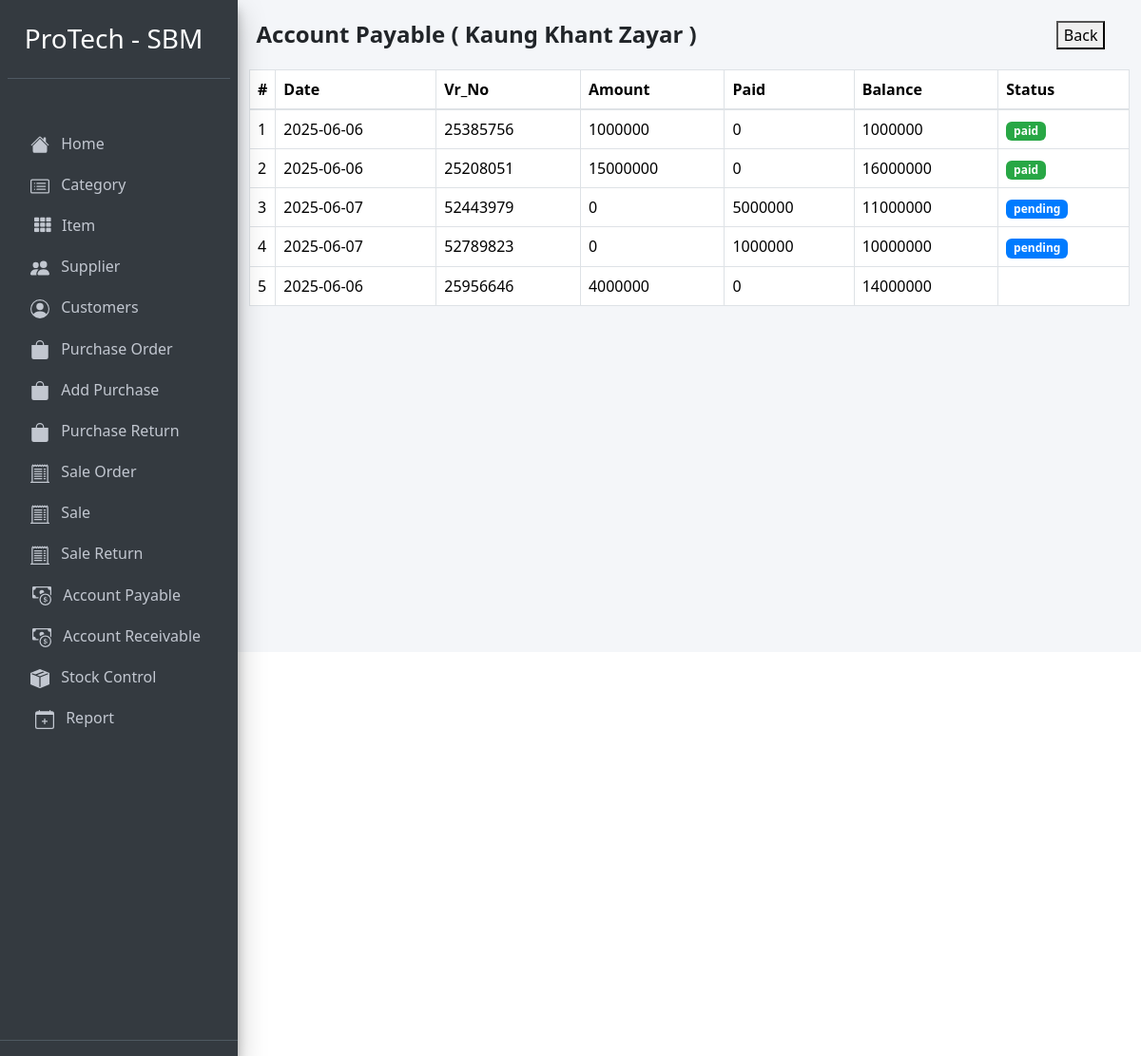
Before: /account_payable_detail.php?supplier_id=4003 with the older database file.
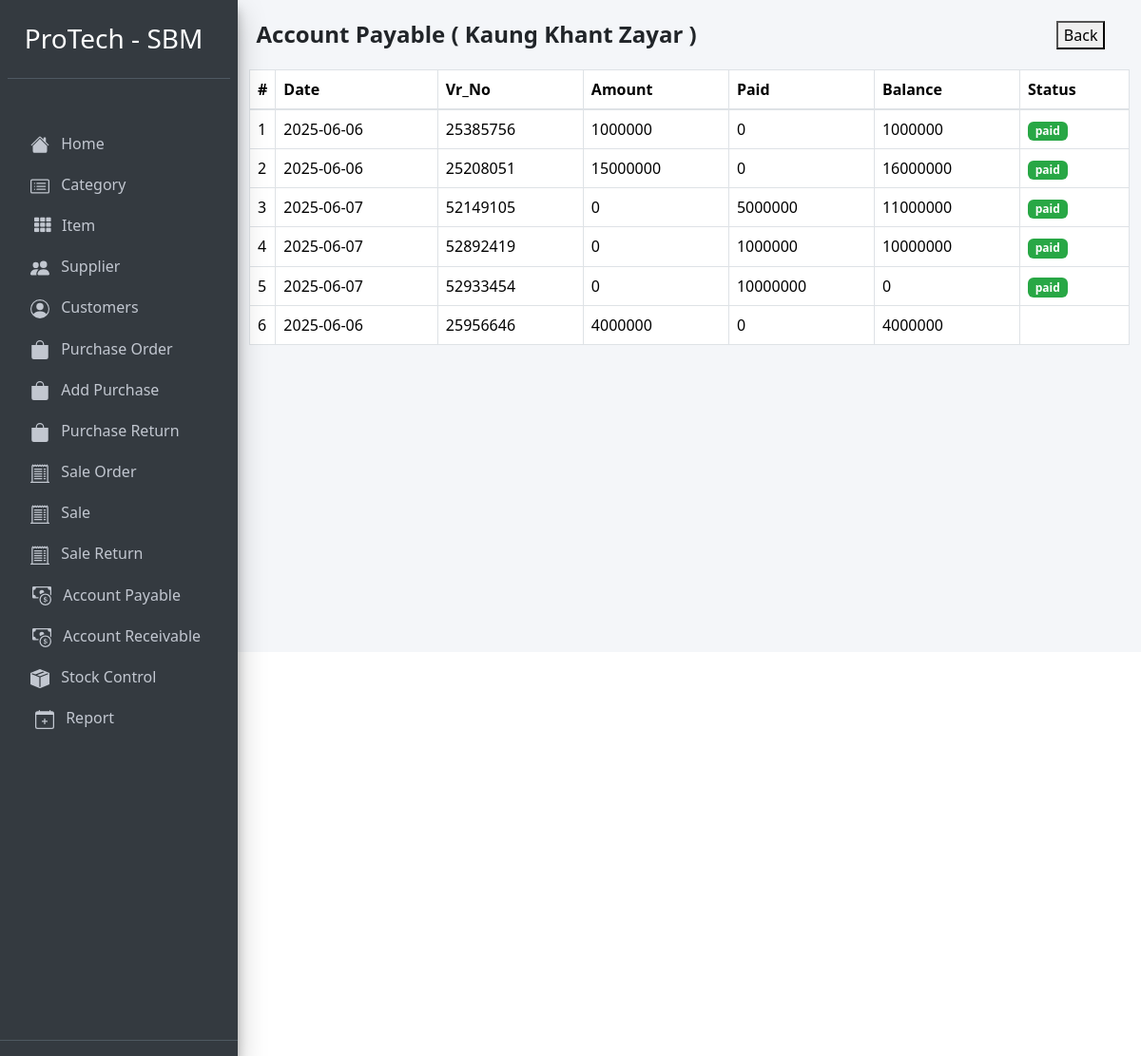
After: the same page with the newer database file.
### tables this page shows
CREATE TABLE `supplier` (
  `id` int(11) NOT NULL,
  `supplier_id` int(11) NOT NULL,
  `supplier_name` varchar(255) NOT NULL,
  `supplier_phone` int(11) NOT NULL,
  `supplier_address` varchar(255) NOT NULL
);

CREATE TABLE `payable` (
  `id` int(11) NOT NULL,
  `date` date NOT NULL,
  `vr_no` varchar(255) NOT NULL,
  `supplier_id` varchar(255) NOT NULL,
  `amount` int(11) NOT NULL,
  `paid` int(11) NOT NULL,
  `balance` int(11) NOT NULL,
  `purchase_id` int(11) NOT NULL,
  `asc_id` int(11) NOT NULL,
  `group_id` int(11) NOT NULL,
  `status` varchar(20) NOT NULL
);

### account_payable_detail.php (the view, shortened to what this page needs)
<?php
require '../Config/config.php';
  ?>
  <?php include 'header.php'; ?>
<?php
    $supplier_id = $_GET['supplier_id'];
    $payaplestmt = $pdo->prepare("SELECT * FROM payable WHERE supplier_id='$supplier_id' ORDER BY asc_id");
    $payaplestmt->execute();
    $payapledata = $payaplestmt->fetchAll();
    $supplierIdstmt = $pdo->prepare("SELECT * FROM supplier WHERE supplier_id='$supplier_id'");
    $supplierIdstmt->execute();
    $supplierIdResult = $supplierIdstmt->fetch(PDO::FETCH_ASSOC);
 ?>
<div class="container">
  <div class="d-flex" style="margin-top:-17px;">
    <h4 class="col-11"><b>Account Payable ( <?php echo $supplierIdResult['supplier_name']; ?> )</b></h4>
    <a href="account_payable.php"><button class="">Back</button></a>
  </div>
  <div class="" style="margin-top:-10px;">
    <table class="table table-bordered mt-4 table-hover">
      <thead>
        <tr>
          <th style="width: 10px">#</th>
          <th>Date</th>
          <th>Vr_No</th>
          <th>Amount</th>
          <th>Paid</th>
          <th>Balance</th>
          <th>Status</th>
        </tr>
      </thead>
      <tbody>
        <?php
          if ($payapledata) {
            $id = 1;
            foreach ($payapledata as $value) {
         ?>
        <tr data-bs-toggle="modal" data-bs-target="#myModal<?php echo $value['id']; ?>">
          <td><?php echo $id; ?></td>
          <td><?php echo $value['date'];?></td>
          <td><?php echo $value['vr_no'];?></td>
          <td><?php echo $value['amount'];?></td>
          <td><?php echo $value['paid'];?></td>
          <td><?php echo $value['balance'];?></td>
          <td><span class="badge <?php if($value['status'] == 'paid'){ echo "badge-success"; }elseif($value['status'] == 'pending'){ echo "badge-primary"; } ?>"><?php echo $value['status'];?></span></td>
        </tr>
        <?php
          $id++;
            }
          }
         ?>
      </tbody>
    </table>
  </div>
</div>

### header.php (shortened to what this page needs)
<!DOCTYPE html>
<html lang="en">
<head>
  <link href="bootstrap-4.0.0-dist/css/bootstrap.css" rel="stylesheet">
  <link rel="stylesheet" href="plugins/fontawesome-free/css/all.min.css">
  <link rel="stylesheet" href="dist/css/adminlte.min.css">
  <link href="https://cdn.jsdelivr.net/npm/bootstrap@5.3.3/dist/css/bootstrap.min.css" rel="stylesheet">
</head>
<body class="hold-transition sidebar-mini">
<div class="wrapper">
  <aside class="main-sidebar sidebar-dark-primary elevation-4">
    <div class="sidebar">
      <div class="user-panel mt-3 pb-3 mb-3 d-flex">
        <div class="image d-flex">
          <h3 style="color:white; margin-left:5px;" class="mt-2">ProTech - SBM</h3>
        </div>
        <div class="info">
        </div>
      </div>
      <nav class="mt-5">
        <ul class="nav nav-pills nav-sidebar flex-column" data-widget="treeview" role="menu" data-accordion="false">
              <li class="nav-item">
                 <a href="index.php" class="nav-link">
                 <p style="margin-left:8px;">
                   Home
                 </p>
               </a>
              </li>
              <li class="nav-item">
                 <a href="category.php" class="nav-link">
                 <p style="margin-left:8px;">
                   Category
                 </p>
               </a>
              </li>
            <li class="nav-item">
               <a href="item.php" class="nav-link">
                 <i class="nav-icon fas fa-th  ms-2"></i>
                 <p>
                   Item
                 </p>
               </a>
             </li>
             <li class="nav-item">
               <a href="supplier.php" class="nav-link">
                 <p style="margin-left:8px;">
                   Supplier
                 </p>
               </a>
             </li>
             <li class="nav-item">
               <a href="customer.php" class="nav-link">
                 <p style="margin-left:8px;">
                   Customers
                 </p>
               </a>
             </li>
              <li class="nav-item">
               <a href="purchase_order.php" class="nav-link">
                  <svg xmlns="http://www.w3.org/2000/svg" width="20" height="20" fill="currentColor" class="bi bi-bag-fill ms-2" viewBox="0 0 16 16">
                    <path d="M8 1a2.5 2.5 0 0 1 2.5 2.5V4h-5v-.5A2.5 2.5 0 0 1 8 1m3.5 3v-.5a3.5 3.5 0 1 0-7 0V4H1v10a2 2 0 0 0 2 2h10a2 2 0 0 0 2-2V4z"/>
                  </svg>
                 <p style="margin-left:8px;">
                  Purchase Order
                 </p>
               </a>
             </li>
             <li class="nav-item">
               <a href="purchase.php" class="nav-link">
                  <svg xmlns="http://www.w3.org/2000/svg" width="20" height="20" fill="currentColor" class="bi bi-bag-fill ms-2" viewBox="0 0 16 16">
                    <path d="M8 1a2.5 2.5 0 0 1 2.5 2.5V4h-5v-.5A2.5 2.5 0 0 1 8 1m3.5 3v-.5a3.5 3.5 0 1 0-7 0V4H1v10a2 2 0 0 0 2 2h10a2 2 0 0 0 2-2V4z"/>
                  </svg>
                 <p style="margin-left:8px;">
                  Add Purchase
                 </p>
               </a>
             </li>
              <li class="nav-item">
               <a href="purchase.php" class="nav-link">
                  <svg xmlns="http://www.w3.org/2000/svg" width="20" height="20" fill="currentColor" class="bi bi-bag-fill ms-2" viewBox="0 0 16 16">
                    <path d="M8 1a2.5 2.5 0 0 1 2.5 2.5V4h-5v-.5A2.5 2.5 0 0 1 8 1m3.5 3v-.5a3.5 3.5 0 1 0-7 0V4H1v10a2 2 0 0 0 2 2h10a2 2 0 0 0 2-2V4z"/>
                  </svg>
                 <p style="margin-left:8px;">
                  Purchase Return
                 </p>
               </a>
             </li>
              <li class="nav-item">
               <a href="sale.php" class="nav-link">
                 <p style="margin-left:8px;">
                   Sale Order
                 </p>
               </a>
             </li>
             <li class="nav-item">
               <a href="sale.php" class="nav-link">
                 <p style="margin-left:8px;">
                   Sale
                 </p>
               </a>
             </li>
             <li class="nav-item">
               <a href="sale.php" class="nav-link">
                 <p style="margin-left:8px;">
                   Sale Return
                 </p>
               </a>
             </li>
             <li class="nav-item">
               <a href="account_payable.php" class="nav-link">
                 <p style="margin-left:8px;">
                   Account Payable
                 </p>
               </a>
             </li>
             <li class="nav-item">
               <a href="account_receivable.php" class="nav-link">
                 <p style="margin-left:8px;">
                   Account Receivable
                 </p>
               </a>
             </li>
             <li class="nav-item">
               <a href="stock_control.php" class="nav-link">
                 <p style="margin-left:8px;">
                   Stock Control
                 </p>
               </a>
             </li>
             <li class="nav-item">
               <a href="chose_report.php" class="nav-link">
                 <p style="margin-left:8px;">
                  Report
                 </p>
               </a>
             </li>
        </ul>
      </nav>
    </div>
    <div class="user-panel pb-3 mb-3 d-flex" style="margin-top:300px;">
    </div>
  </aside>
  <div class="content-wrapper">
    <div class="content-header">
      <div class="container-fluid">
        <div class="row mb-2">
          <div class="col-sm-6">
          </div>
        </div>
      </div>
    </div>

Changed rows visible on the page:
removed payable: date "2025-06-07", vr_no "52443979", amount "0", paid "5000000", balance "11000000", status "pending"
removed payable: date "2025-06-07", vr_no "52789823", amount "0", paid "1000000", balance "10000000", status "pending"
added payable: date "2025-06-07", vr_no "52149105", amount "0", paid "5000000", balance "11000000", status "paid"
added payable: date "2025-06-07", vr_no "52892419", amount "0", paid "1000000", balance "10000000", status "paid"
added payable: date "2025-06-07", vr_no "52933454", amount "0", paid "10000000", balance "0", status "paid"
changed payable (number 6 of 6 on the later page): balance "14000000" → "4000000"
